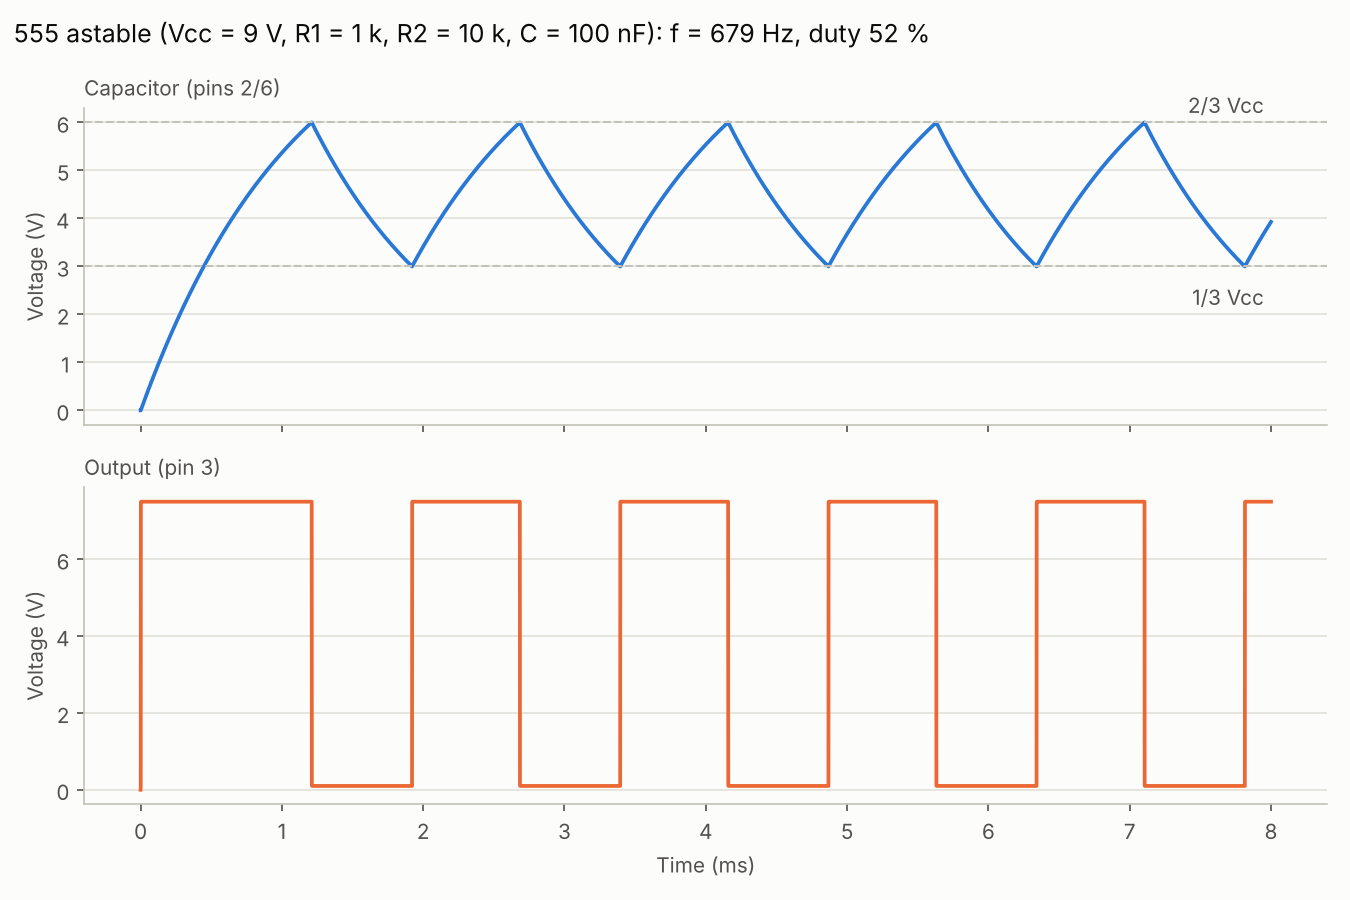

Source code (Python):
#-------------------------------------------------------------------------------
# Name:        555 timer, astable multivibrator
# Created:     19/10/2026
# Copyright:   (c) PyAMS
# Licence:     free  "GPLv3"
#-------------------------------------------------------------------------------
# C charges from Vcc/3 to 2Vcc/3 through R1 + R2 (output high) and discharges
# through R2 into the discharge pin (output low).  THRES and TRIG are tied.
#   t_high = (R1 + R2) C ln 2        t_low = R2 C ln 2        f = 1.44 / ((R1 + 2 R2) C)
# Reference below includes the real discharge transistor (Rdis in parallel with R1).

import numpy as np
import matplotlib.pyplot as plt
from pyams.lib import circuit
from pyams.models import DCVoltage, Resistor, Capacitor, Timer555

Vcc_, R1_, R2_, C_ = 9.0, 1e3, 10e3, 100e-9

def build(R1=R1_, R2=R2_, C=C_):
    V = DCVoltage("Vcc", "0");  V.setParams("Vdc=%gV" % Vcc_)
    r1 = Resistor("Vcc", "D");  r1.setParams("R=%gΩ" % R1)
    r2 = Resistor("D", "T");    r2.setParams("R=%gΩ" % R2)
    c = Capacitor("T", "0");    c.setParams("C=%gF" % C)
    cc = Capacitor("CT", "0");  cc.setParams("C=10nF")       # decoupling of the control pin
    U = Timer555("T", "T", "CT", "Vcc", "D", "OUT", "Vcc", "0")
    ck = circuit()
    ck.addElements({"V": V, "R1": r1, "R2": r2, "C": c, "Cc": cc, "U": U})
    return ck

ck = build()
ck.setOutPuts("T", "OUT")
ck.analysis(mode="tran", start=0, stop=8e-3, step=1e-6, uic=True, adaptive=False, order=1)
r = ck.run()
t, vt, vo = np.array(r["time"]), np.array(r["T"]), np.array(r["OUT"])

mid = 0.5 * (vo.max() + vo.min())
up = t[1:][(vo[:-1] < mid) & (vo[1:] >= mid)]
dn = t[1:][(vo[:-1] >= mid) & (vo[1:] < mid)]
up = up[1:]; dn = dn[1:]                                  # skip the start-up
T_sim = np.mean(np.diff(up))
th_sim = np.mean([d - u for u in up for d in dn if 0 < d - u < T_sim][:len(up) - 1])
tl_sim = T_sim - th_sim

# reference
Rdis = 10.0
tau1 = (R1_ + R2_) * C_
th_ref = tau1 * np.log(2.0)
Rp = R1_ * Rdis / (R1_ + Rdis)
Vt_ = Vcc_ * Rdis / (R1_ + Rdis)
tau2 = (R2_ + Rp) * C_
tl_ref = tau2 * np.log((2 * Vcc_ / 3 - Vt_) / (Vcc_ / 3 - Vt_))
T_ref = th_ref + tl_ref
late = t > 3e-3
print("astable 555 (Vcc = %g V, R1 = %g k, R2 = %g k, C = %g nF)" % (Vcc_, R1_ / 1e3, R2_ / 1e3, C_ * 1e9))
print("  t_high : sim %.1f us | ref %.1f us (ideal (R1+R2) C ln2 = %.1f us)" % (th_sim * 1e6, th_ref * 1e6, 0.693147 * tau1 * 1e6))
print("  t_low  : sim %.1f us | ref %.1f us (ideal R2 C ln2 = %.1f us)" % (tl_sim * 1e6, tl_ref * 1e6, 0.693147 * R2_ * C_ * 1e6))
print("  period : sim %.1f us | ref %.1f us | f = %.1f Hz (1.44/((R1+2R2)C) = %.1f Hz)"
      % (T_sim * 1e6, T_ref * 1e6, 1 / T_sim, 1.44 / ((R1_ + 2 * R2_) * C_)))
print("  duty   : sim %.2f %% | ref %.2f %%" % (100 * th_sim / T_sim, 100 * th_ref / T_ref))
print("  capacitor swings %.3f .. %.3f V (Vcc/3 = %.3f, 2Vcc/3 = %.3f)" % (vt[late].min(), vt[late].max(), Vcc_ / 3, 2 * Vcc_ / 3))
print("  output levels %.2f V / %.2f V" % (vo[late].min(), vo[late].max()))

# parametric sweep of R2: frequency
R2s = [5e3, 10e3, 20e3]
fs = []
for R2v in R2s:
    k = build(R2=R2v); k.setOutPuts("OUT")
    k.analysis(mode="tran", start=0, stop=12e-3, step=1e-6, uic=True, adaptive=False, order=1)
    rr = k.run(); tt, v = np.array(rr["time"]), np.array(rr["OUT"])
    m = 0.5 * (v.max() + v.min()); u = tt[1:][(v[:-1] < m) & (v[1:] >= m)][1:]
    fs.append(1 / np.mean(np.diff(u)))
    tl = (R2v + Rp) * C_ * np.log((2 * Vcc_ / 3 - Vt_) / (Vcc_ / 3 - Vt_)); thr = (R1_ + R2v) * C_ * np.log(2)
    print("  R2 = %4.0f k : f sim %.1f Hz | ref %.1f Hz" % (R2v / 1e3, fs[-1], 1 / (tl + thr)))

surface, ink, ink2, grid, axis_c = '#fcfcfb', '#0b0b0b', '#52514e', '#e1e0d9', '#c3c2b7'
fig, axs = plt.subplots(2, 1, sharex=True, figsize=(9, 6), facecolor=surface)
for ax, y, col, name in zip(axs, (vt, vo), ('#2a78d6', '#eb6834'), ('Capacitor (pins 2/6)', 'Output (pin 3)')):
    ax.set_facecolor(surface); ax.plot(t * 1e3, y, color=col, lw=1.8)
    ax.set_title(name, loc='left', fontsize=10, color=ink2); ax.set_ylabel('Voltage (V)', color=ink2)
    ax.grid(axis='y', color=grid, lw=0.8); ax.set_axisbelow(True)
    for s in ('top', 'right'): ax.spines[s].set_visible(False)
    for s in ('left', 'bottom'): ax.spines[s].set_color(axis_c)
    ax.tick_params(colors=ink2)
axs[0].axhline(Vcc_ / 3, color=axis_c, ls='--', lw=1); axs[0].axhline(2 * Vcc_ / 3, color=axis_c, ls='--', lw=1)
axs[0].text(7.95, 2 * Vcc_ / 3 + 0.2, '2/3 Vcc', ha='right', color=ink2); axs[0].text(7.95, Vcc_ / 3 - 0.8, '1/3 Vcc', ha='right', color=ink2)
axs[1].set_xlabel('Time (ms)', color=ink2)
fig.suptitle('555 astable (Vcc = 9 V, R1 = 1 k, R2 = 10 k, C = 100 nF): f = %.0f Hz, duty %.0f %%' % (1 / T_sim, 100 * th_sim / T_sim),
             x=0.01, ha='left', color=ink, fontsize=12)
fig.tight_layout(); fig.savefig("timer555_astable.png", dpi=150, facecolor=surface)
